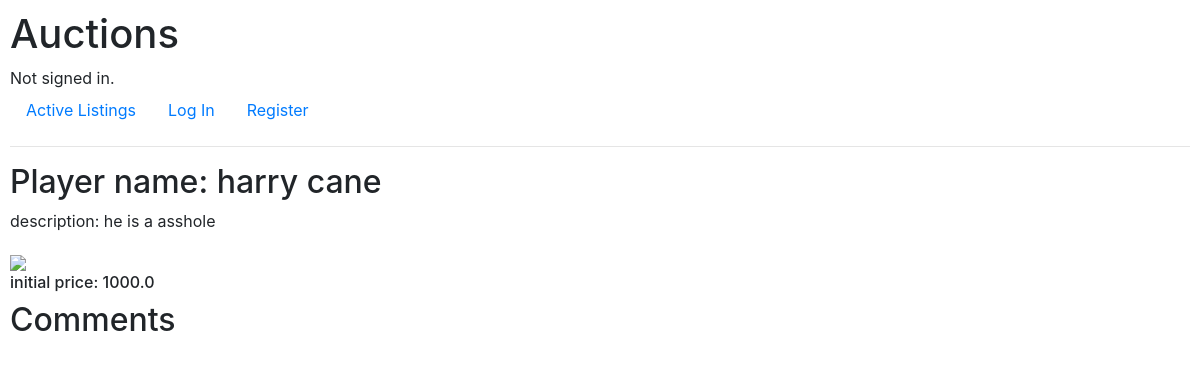
The app's page /listing/1, older data.
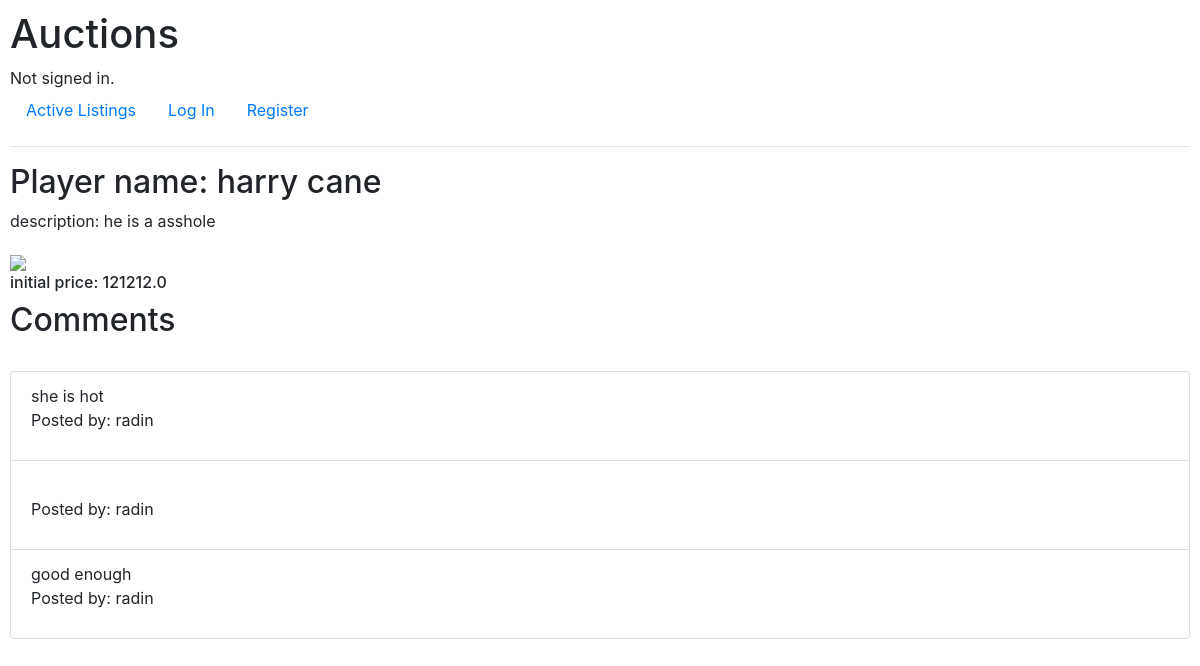
The same page, newer data.
### auctions/models.py (models this page shows, shortened)
class Listing(models.Model):
    title = models.CharField(max_length=50)
    description = models.CharField(max_length=1000)
    image_url = models.CharField(max_length=4000)
    price = models.ForeignKey(Bid,on_delete=models.CASCADE, blank=True, null=True, related_name='price_bid' )
    owner = models.ForeignKey(User, on_delete=models.CASCADE, blank=True, null=True, related_name='listing_owner')
    is_active = models.BooleanField(default=True)
    category = models.ForeignKey(Category, on_delete=models.CASCADE, blank=True, null=True, related_name='listing_category' )
    watch_list = models.ManyToManyField(User, blank=True, related_name='listing_watchlist')

class Bid(models.Model):
    bid = models.FloatField(default=0)
    user = models.ForeignKey(User, on_delete=models.CASCADE, blank=True, null=True, related_name='user_bid')

class Comment(models.Model):
    author = models.ForeignKey(User,on_delete=models.CASCADE, blank=True, null=True, related_name='user_comment')
    listing = models.ForeignKey(Listing, on_delete=models.CASCADE, blank=True, null=True, related_name='listing_comment')
    message = models.CharField(max_length=250)

class User(AbstractUser):
    pass

### auctions/views.py (the view)
# urls.py: path('listing/<int:id>', views.listing, name='listing'),
def listing(request,id):
    listing_data = Listing.objects.get(pk=id)
    is_listing_in_watchlist = request.user in listing_data.watch_list.all()
    all_comments = Comment.objects.filter(listing=listing_data)
    is_owner = request.user.username == listing_data.owner.username
    return render(request, 'auctions/listings.html',{
        'listing':listing_data,
        'is_listing_in_watchlist':is_listing_in_watchlist,
        'all_comments': all_comments,
        'is_owner': is_owner
    })

### auctions/templates/auctions/listings.html (shortened to what this page needs)
{% extends 'auctions/layout.html' %}
{% block body %}
<h2>Player name: {{listing.title}}</h2>
<p>description: {{listing.description}}</p>
<img src="{{listing.image_url}}">
<h6>initial price: {{listing.price.bid}}</h6>
    <h2>Comments</h2>
    <br>
    <ul class="list-group">
      {% for comment in all_comments %}
        <li class="list-group-item">
          {{comment.message}}
          <br>
          <p>Posted by: {{comment.author}}</p>
        </li>
      {% endfor %}
    </ul>
{% endblock %}

### auctions/templates/auctions/layout.html (shortened to what this page needs)
{% load static %}
<!DOCTYPE html>
<html lang="en">
    <head>
        <link rel="stylesheet" href="https://stackpath.bootstrapcdn.com/bootstrap/4.4.1/css/bootstrap.min.css">
        <link href="{% static 'auctions/styles.css' %}" rel="stylesheet">
    </head>
    <body>
        <h1>Auctions</h1>
        <div>
            {% if user.is_authenticated %}
                Signed in as <strong>{{ user.username }}</strong>.
            {% else %}
                Not signed in.
            {% endif %}
        </div>
        <ul class="nav">
            <li class="nav-item">
                <a class="nav-link" href="{% url 'index' %}">Active Listings</a>
            </li>
            {% if user.is_authenticated %}
                <li class="nav-item">
                    <a class="nav-link" href="{% url 'logout' %}">Log Out</a>
                </li>
                <li class="nav-item">
                    <a class="nav-link" href="{% url 'watchlist' %}">Watchlist</a>
                </li>
                <li class="nav-item">
                    <a class="nav-link" href="{% url 'create_listing' %}">Create Listing</a>
                </li>
            {% else %}
                <li class="nav-item">
                    <a class="nav-link" href="{% url 'login' %}">Log In</a>
                </li>
                <li class="nav-item">
                    <a class="nav-link" href="{% url 'register' %}">Register</a>
                </li>
            {% endif %}
        </ul>
        <hr>
        {% block body %}
        {% endblock %}
    </body>
</html>

### auctions/static/auctions/styles.css (style rules this page uses)
body { padding: 10px; }

Row changes from the older to the newer data that the page shows:
changed Listing "harry cane": price.bid "1000.0" → "121212.0"
added Comment: message "she is hot", author "radin"
added Comment: author "radin"
added Comment: message "good enough", author "radin"
